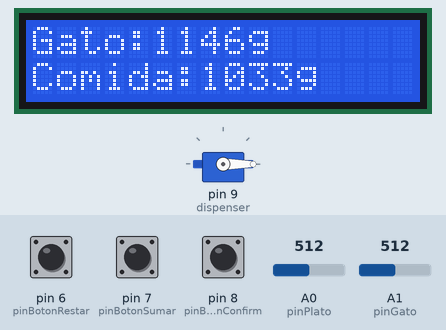
Simulated run of this sketch. Board: Arduino Uno, built with avr-gcc and run on an emulated ATmega328P. Parts: servo, 16×2 character LCD. The inputs (shaded band) are chosen by the test bench; at power-on: pin 8 (pinBotonConfirm) HIGH, pin 6 (pinBotonRestar) HIGH, pin 7 (pinBotonSumar) HIGH, A0 (pinPlato) = 512, A1 (pinGato) = 512.

Above: at 1.2 s.
1.3 s: pin 8 (pinBotonConfirm) pulled LOW for 1.2 s
At 4.2 s:
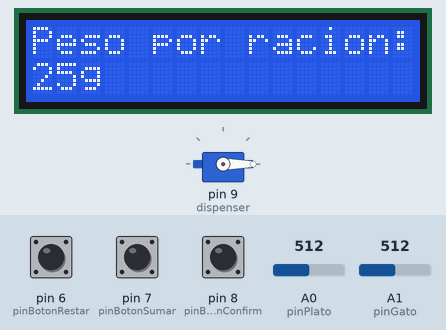
4.8 s: pin 6 (pinBotonRestar) pulled LOW for 1.2 s
At 7.1 s:
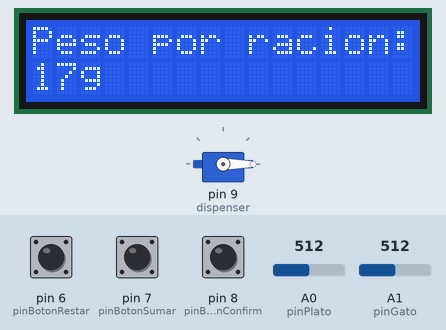
7.5 s: pin 7 (pinBotonSumar) pulled LOW for 3.2 s
At 11.5 s:
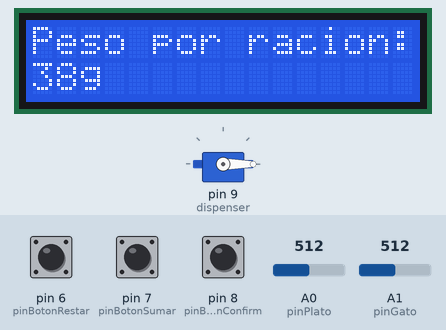
12.2 s: pin 7 (pinBotonSumar) pulled LOW for 1.2 s
At 13.9 s:
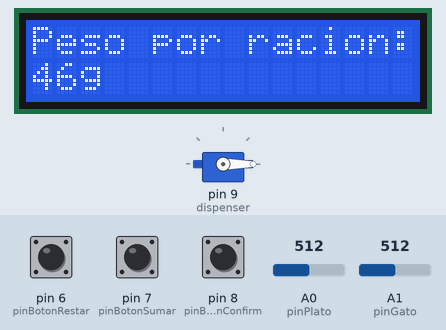
14.9 s: pin 8 (pinBotonConfirm) pulled LOW for 3.2 s
At 15.6 s:
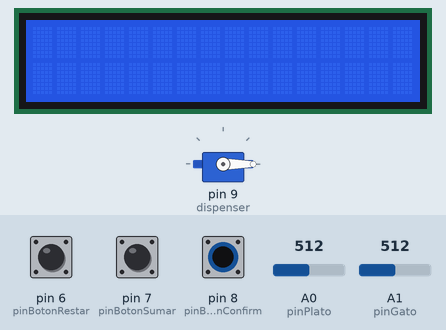
20.2 s: pin 6 (pinBotonRestar) driven LOW and pin 8 (pinBotonConfirm) driven LOW
At 20.75 s:
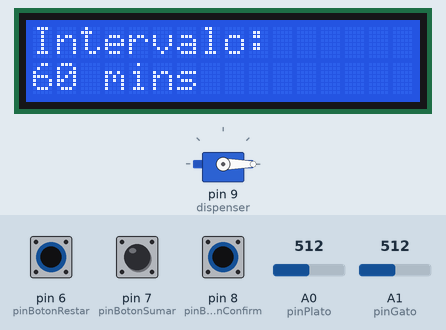
Timing chart, 0 to 23.2 s (numbered marks = the images above; inputs shaded):
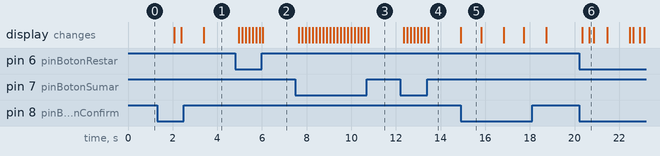

The sketch:

Comedero.ino
```cpp
#include <LiquidCrystal.h>
#include <Servo.h>

//Indicamos los pines en los que está conectado el LCD
LiquidCrystal lcd(13, 12, 2, 3, 4, 5);

//Damos nombre al dispensador
Servo dispenser;

//Inicializamos las variables

//Se usan para mapear el valor analógico de los sensores de peso
int gato = 0;
int comida = 0;

//Variable para seleccionar en que modo está el programa: 0 --> Dispensar, 1 --> Seleccion de peso por ración, 2 -->Selección de intervalo de dispensación
int modo = 0;

//Contador para contar el tiempo sin que se pause el programa
int temporizador = 0;

//Valor predeterminado del tiempo de espera entre dispensaciones de la comida -- Ajustable en el programa
int tiempoDeEspera = 3600;

//Valor predeterminado del peso del pienso (Son 25, pero como el minimo del sensor son 20, se le añaden esos 20) -- Ajustable en el programa
int pesoLimiteComida = 45;

//Booleans con sus valores predeterminados para comprobar si se puede servir
bool servir = true;
bool horaDeServir = true;
bool hayGato = false;

//Declaracion de los pines de los componentes
const int pinPlato = A0;
const int pinGato = A1;
const int pinBotonConfirm = 8;
const int pinBotonSumar = 7;
const int pinBotonRestar = 6;

void setup() {
  Serial.begin(9600);

  //Indicamos el pin del servo y lo ponemos en su posicion inicial
  dispenser.attach(9);
  dispenser.write(0);

  //Ponemos los botones en modo resistencia pullup para que marquen cuando estan pulsados
  pinMode(pinBotonConfirm, INPUT_PULLUP);
  pinMode(pinBotonSumar, INPUT_PULLUP);
  pinMode(pinBotonRestar, INPUT_PULLUP);

  //Inicializamos el LCD con 16 caracteres y 2 filas
  lcd.begin(16, 2);
}


void loop() {
  //Comprobación de modo
  if (modo == 0) {
    //Comprobar si se está pulsando el boton de cambio de modo, si es el caso, cambiar al siguiente y limpiar la pantalla
    if (digitalRead(pinBotonConfirm) == LOW) {
      modo = 1;
      lcd.clear();
      delay(300);
    }
    //Mapeamos los valores analogicos de los sensores de peso para la comida y el gato: de 20 gramos (min del sensor) a 2000g (max del sensor)
    comida = map(analogRead(pinPlato), 0, 1000, 20, 2000);  //1000 es el maximo que comprobamos para este sensor
    gato = map(analogRead(pinGato), 0, 900, 20, 2000);      //900 es el máximo que comprobamos para este sensor

    //Limpiamos la pantalla del sensor en caso de que haya algo escrito
    lcd.setCursor(0, 0);  //Ponemos el cursor en la pos 0,0 para escribir al principio

    //Escribimos "GATO" y mostramos el peso del gato en gramos
    lcd.print("Gato:");
    lcd.print(gato);
    lcd.print("g   ");

    //Cambiamos a la siguiente fila y mostramos el peso de la comida también
    lcd.setCursor(0, 1);
    lcd.print("Comida:");
    lcd.print(comida);
    lcd.print("g   ");

    //Guardamos en el bool "hayGato" si hay peso en el sensor del gato o no
    hayGato = gato > 1000;

    //Guardamos un bool en el que se comprueba si no está en tiempo de espera, está el gato pidiendo comer y el bowl no está lleno
    servir = horaDeServir && hayGato && comida < 500;

    //Iniciamos un bucle que se reproduce hasta que el bowl esté lleno, siempre y cuando se cumpla el boolean servir
    while (servir && comida < pesoLimiteComida) {
      //Comprobamos de nuevo dentro del bucle si se pulsa el botón, para evitar quedarnos atascados
      if (digitalRead(pinBotonConfirm) == LOW) {
        modo = 1;
        lcd.clear();
        delay(300);
        break;
      }
      //Volvemos a ejecutar los print y lecturas por pantalla hasta que termine de echar comida
      //Si no se vuelven a ejecutar, el programa sigue echando comida sin leer el peso, por lo que se vuelve infinito
      comida = map(analogRead(pinPlato), 0, 950, 0, 2000);
      gato = map(analogRead(pinGato), 0, 900, 0, 2000);

      //Escribimos en el LCD el peso del gato y de la comida
      lcd.setCursor(0, 0);
      lcd.print("Gato:");
      lcd.print(gato);
      lcd.print("g   ");

      lcd.setCursor(0, 1);
      lcd.print("Comida:");
      lcd.print(comida);
      lcd.print("g   ");

      //Abrimos y cerramos el dispensador por tandas para poder calcular si la comida llega al peso limite guardado
      dispenser.write(90);
      delay(250);
      dispenser.write(0);
      delay(1000);

      //Comprueba si la comida supera la toma guardada
      if (comida > pesoLimiteComida) {
        horaDeServir = false;
      }
    }
    //Espera de 1 segundo entre mediciones para asegurar la funcionalidad del temporizador y no sobrecargar el programa
    delay(1000);

    //Añadimos 1 al temporizador cada segundo
    temporizador += 1;

    //Se comprueba si ha pasado el tiempo de espera sin necesidad de parar el programa
    if (temporizador >= tiempoDeEspera) {

      //Si el temporizador alcanza el tiempo de espera, se reinicia para volver a contarlo
      temporizador = 0;

      //Pone el boolean de la hora de servir a true para que el bool "servir" pueda ser true
      horaDeServir = true;
    }
  //Cambio de modo
  } else if (modo == 1) {

    //Escribimos por pantalla el peso por ración actual, que se verá cambiado al modificarlo
    lcd.setCursor(0, 0);
    lcd.print("Peso por racion:");
    lcd.setCursor(0,1);
    lcd.print(pesoLimiteComida - 20);
    lcd.print("g                     ");

    //Utilizamos los botones para sumar o restar al limite de peso por ración
    if (digitalRead(pinBotonRestar) == LOW) {
      if (pesoLimiteComida >= 1) pesoLimiteComida -= 1;
      delay(150);
    } else if (digitalRead(pinBotonSumar) == LOW) {
      pesoLimiteComida += 1;
      delay(150);
    }

    //Botón de confirmacion para cambiar de modo y terminar el ajuste de comida
    if (digitalRead(pinBotonConfirm) == LOW) {
      modo = 2;
      lcd.clear();
      delay(300);
    }

  //Cambio de modo
  } else if (modo == 2) {

    //Imprimimos por pantalla el tiempo de espera en minutos
    lcd.setCursor(0, 0);
    lcd.print("Intervalo:");
    lcd.setCursor(0,1);
    lcd.print(tiempoDeEspera / 60);
    lcd.print(" mins   ");


    //Usamos los botones para sumar o restar tiempo de 30 en 30 minutos
    if (digitalRead(pinBotonRestar) == LOW) {
      if(tiempoDeEspera >= 1800) tiempoDeEspera -= 1800;
      delay(200);
    } else if (digitalRead(pinBotonSumar) == LOW) {
      tiempoDeEspera += 1800;
      delay(200);
    }

    //Volver al modo de dispensación
    if (digitalRead(pinBotonConfirm) == LOW) {
      modo = 0;
      lcd.clear();
      delay(300);
    }

  //En caso de error del boton, volvería al menu principar igualmente
  } else {
    modo = 0;
  }
}
```

Measured:
- after the input at 1.3 s, the display: first changes after 0.77 s (image 1 shows a later state)
- after the input at 4.8 s, the display: first changes after 0.16 s (image 2 shows a later state)
- after the input at 7.5 s, the display: first changes after 0.16 s (image 3 shows a later state)
- after the input at 12.2 s, the display: first changes after 0.16 s (image 4 shows a later state)
- after the input at 14.9 s, the display: changes at once (image 5)
- after the input at 20.2 s, the display: first changes after 0.15 s (image 6 shows a later state)
- what the display in image 5 shows lasts 0.9 s, from 14.9 s to 15.8 s
